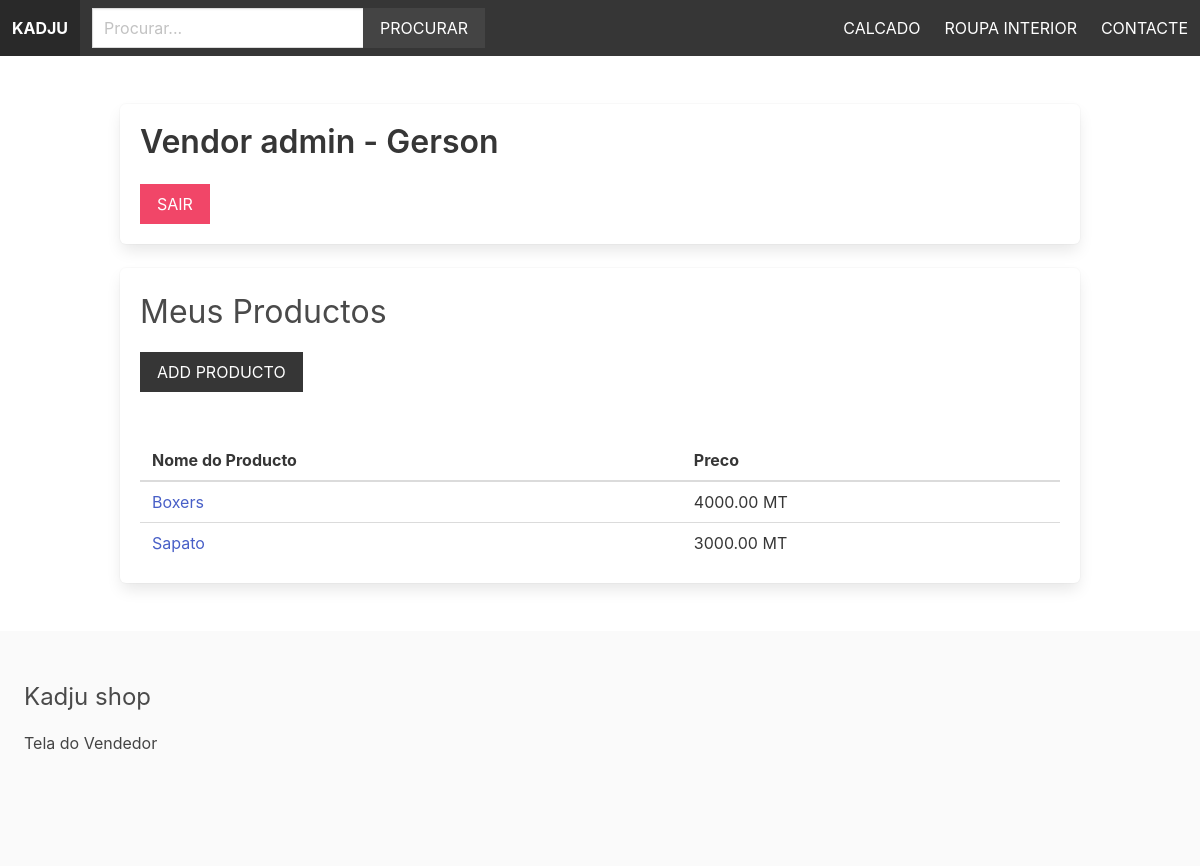
/vendors/vendor-admin/ (signed in), run on an earlier commit of the app's database.
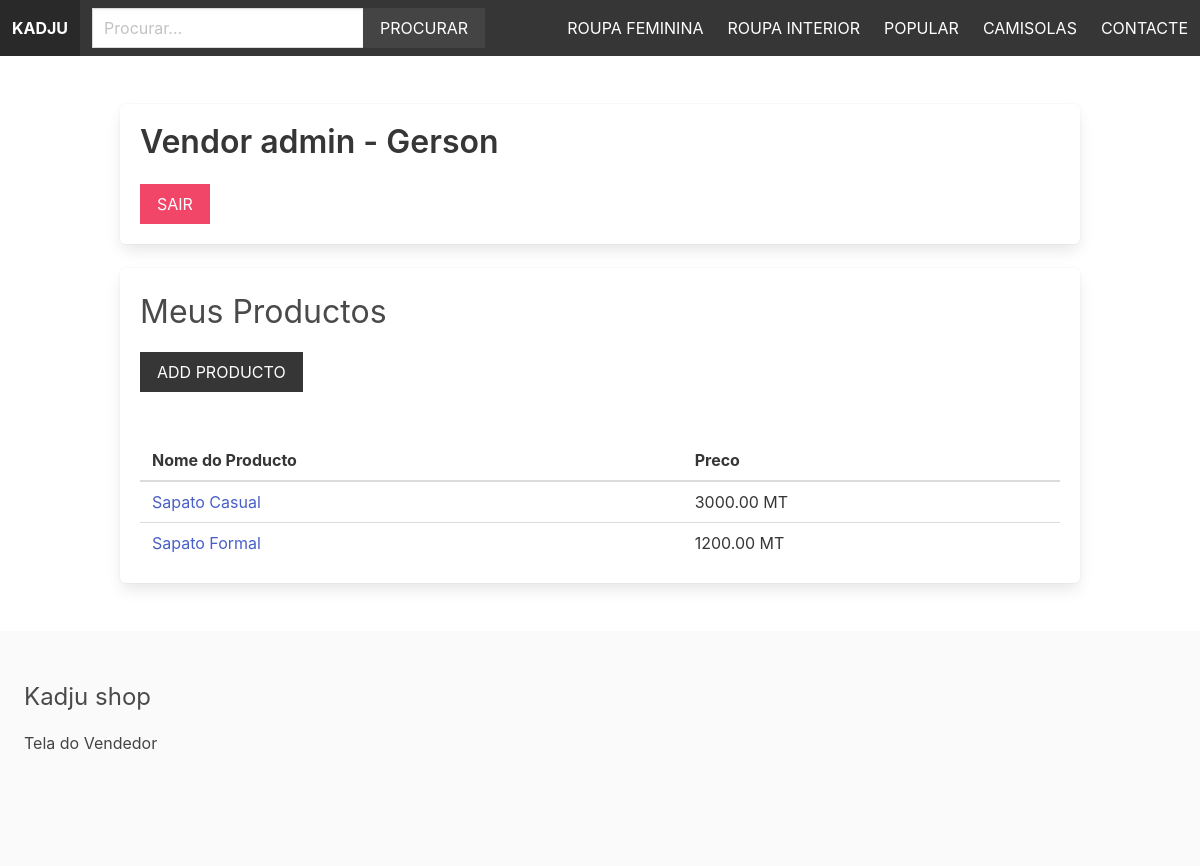
And on a later commit of the database.
### apps/product/models.py (models this page shows, shortened)
class Category(models.Model):
    title = models.CharField(max_length=255)
    slug = models.SlugField(max_length=255)
    ordering = models.IntegerField(default=0)
    class Meta:
        ordering = ['ordering']

class Product(models.Model):
    category = models.ForeignKey(Category, related_name='products', on_delete=models.CASCADE)
    vendor = models.ForeignKey(Vendor, related_name='products', on_delete=models.CASCADE)
    title = models.CharField(max_length=255)
    slug = models.SlugField(max_length=255)
    description = models.TextField(blank=True, null=True)
    price = models.DecimalField(max_digits=6, decimal_places=2)
    date_added = models.DateTimeField(auto_now_add=True)
    image = models.ImageField(upload_to='uploads/', blank=True, null=True)
    thumbnail = models.ImageField(upload_to='uploads/', blank=True, null=True)
    class Meta:
        ordering = ['-date_added']

### apps/vendor/views.py (the view)
# urls.py: path('vendor-admin/', views.vendor_admin, name='vendor_admin'),
@login_required
def vendor_admin(request):
    vendor = request.user.vendor
    products = vendor.products.all()
    return render(request, 'vendor/vendor_admin.html', {'vendor': vendor, 'products': products})

### apps/product/context_processors.py (called while the page is built)
def menu_categories(request):
    categories = Category.objects.all()
    return {'menu_categories': categories}

### apps/vendor/templates/vendor/vendor_admin.html
{% extends 'core/base.html' %} {% block title %} Vendor Admin | {% endblock %}
{% block content %}
<div class="box">
  <h1 class="title">Vendor admin - {{ vendor.name }}</h1>
  <a href="{% url 'logout' %}" class="button is-danger is-uppercase">Sair</a>
</div>
<div class="box">
  <h2 class="is-size-3 mb-4">Meus Productos</h2>
  <a href="{% url 'add_product' %}" class="button is-dark is-uppercase mb-6">Add Producto</a>
  {% if products %}
  <table class="table is-fullwidth">
    <thead>
      <tr>
        <th>Nome do Producto</th>
        <th>Preco</th>
      </tr>
    </thead>
    <tbody>
      {% for product in products %}
      <tr>
        <td><a href="{% url 'product' product.category.slug product.slug %}">{{ product.title }}</a></td>
          <td>{{ product.price}} MT</td>
      </tr>
      {% endfor %}
    </tbody>
  </table>
  {% else %}
    <p>Ainda nao ha produtos...</p>
  {% endif %}
</div>
{% endblock %}

### apps/core/templates/core/base.html (shortened to what this page needs)
{% load static %}
<!DOCTYPE html>
<html>
  <head>
    <link
      rel="stylesheet"
      href="https://cdn.jsdelivr.net/npm/bulma@0.9.1/css/bulma.min.css"
    />
    <link rel="stylesheet" href="{% static 'styles/main.css' %}" />
  </head>
  <body>
    <nav class="navbar is-dark">
      <div class="navbar-brand">
        <a href="/" class="navbar-item"><strong>Kadju</strong></a>
      </div>
      <div class="navbar-menu" id="main-navbar">
        <div class="navbar-start">
          <div class="navbar-item">
            <form method="get" action="{% url 'search' %}">
              <div class="field has-addons">
                <div class="control">
                  <input
                    type="text"
                    class="input"
                    placeholder="Procurar..."
                    name="query"
                  />
                </div>
                <div class="control">
                  <button class="button is-dark is-uppercase">Procurar</button>
                </div>
              </div>
            </form>
          </div>
        </div>
            <div class="navbar-end">
              {% for category in menu_categories %}
                 <a href="{% url 'category' category.slug %}" class="navbar-item">{{ category.title }}</a>
              {% endfor %}
                <a href="{% url 'contact' %}" class="navbar-item">Contacte</a>
            </div>
        </div>
    </nav>
    <section class="section">
        <div class="container">
            {% block content %}
            {% endblock %}
        </div>
    </section>
    <footer class="footer">
        <h3 class="is-size-4 mb-4">Kadju shop</h3>
        {% if request.user.is_authenticated %}
              <a href="{% url 'vendor_admin' %}">Tela do Vendedor</a>
        {% else %}
              <a href="{% url 'become_vendor' %}">Seja um Vendedor</a>
        {% endif %}
    </footer>
  </body>
</html>

What changed in the data, as far as the page shows it:
removed Category: title "CALCADO"
removed Product: title "Boxers", price "4000.00"
removed Product: title "Sapato", price "3000.00"
added Category: title "ROUPA FEMININA"
added Category: title "POPULAR"
added Category: title "CAMISOLAS"
added Product: title "Sapato Casual", price "3000.00"
added Product: title "Sapato Formal", price "1200.00"
